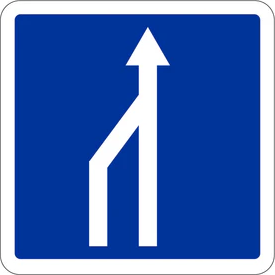
#> input picture orient_carre/panneaux_officiels/C28_None.png, 275 x 275 px
$ python rotate3D.py
#> lines starting #> are read from the running program, lines starting #| are printed output that depends on the picture
from PIL import Image
import numpy as np
import matplotlib.pyplot as plt
import math

def transform_image(
        img:Image.Image,
        new_size:tuple[int, int],
        pts_ref_out:list[tuple[float, float]],
        pts_ref_in:list[tuple[float, float]]
        ) -> Image.Image:

    pts_ref_in  = np.array(pts_ref_in )
    pts_ref_out = np.array(pts_ref_out)
    n = len(pts_ref_in)

    A = np.zeros((2*n, 8))
    A[0::2, 0:2] = pts_ref_out
    A[1::2, 3:5] = pts_ref_out
    A[0::2, 6:8] = - pts_ref_out * pts_ref_in[:, 0:1]
    A[1::2, 6:8] = - pts_ref_out * pts_ref_in[:, 1:2]
    A[0::2, 2] = 1
    A[1::2, 5] = 1

    B = np.zeros((2*n, 1))
    B[0::2, 0] = pts_ref_in[:, 0]
    B[1::2, 0] = pts_ref_in[:, 1]

    params = np.linalg.lstsq(A, B, rcond=None)[0][:, 0]
    return img.transform(new_size, Image.PERSPECTIVE, params, Image.BICUBIC)

def rot_3D(img:Image.Image, angle:float):
    w, h = img.size
    # build pts
    pts = np.array([[0.0, 0, 0], [w, 0, 0], [w, h, 0], [0, h, 0], [0.0, 0, 0]])
    ptsInit = pts[:, :2]

    # translate
    pts[:, 0] -= w/2
    pts[:, 1] -= h/2

    # rotate
    pts[:, 2] = pts[:, 0] * math.sin(angle)
    pts[:, 0] *= math.cos(angle)

    # proj
    pts[:, 0] *= (1 + pts[:, 2] / (w+h))
    pts[:, 1] *= (1 + pts[:, 2] / (w+h))

    # untranslate
    pts[:, 0] += w
    pts[:, 1] += h

    img2 = transform_image(img, (2*w, 2*h), pts[:, :2], ptsInit)

    plt.imshow(img2)
    plt.waitforbuttonpress(0.1)

    return
    plt.axis("equal")
    plt.plot(pts[:, 0], pts[:, 1])
    plt.waitforbuttonpress(0.1)
    print(pts)

if __name__ == "__main__":
    img = Image.open("panneaux_officiels/C28_None.png").convert("RGB").resize((1000, 1000))
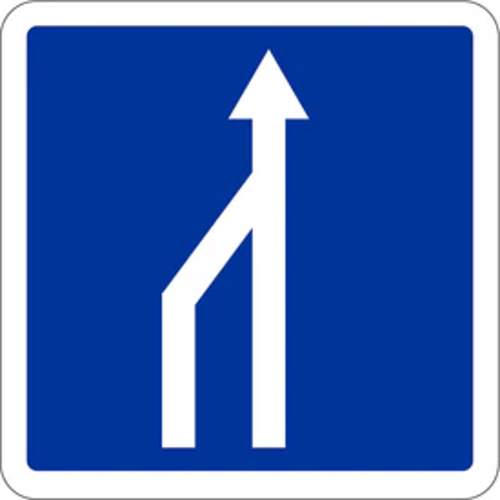
#> img: PIL image 1000x1000 RGB (shown at 1/2 size); mean R, G, B 73.7, 109.8, 181
    for i in range(10):
        rot_3D(img, i / 10)
#> this loop made 10 passes
#> pass 1, in rot_3D, `img2 = transform_image(img, (2*w, 2*h), pts[:, :2], ptsInit)`:
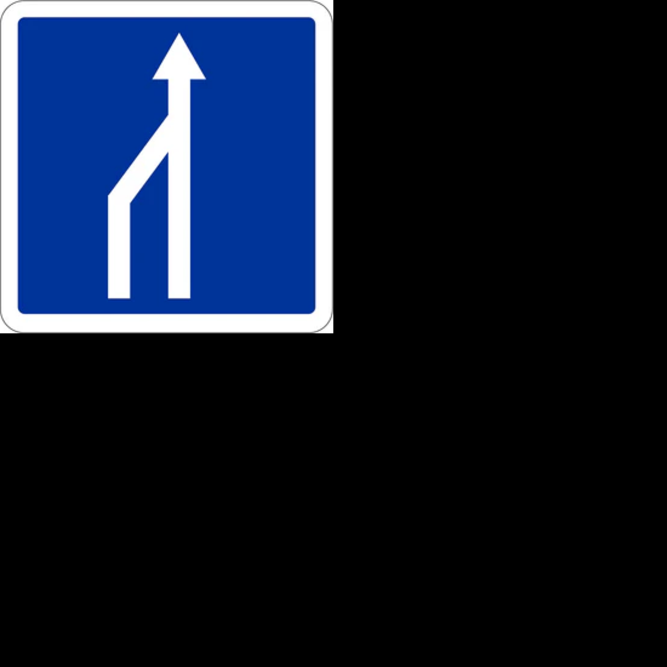
#> img2: PIL image 2000x2000 RGB (shown at 1/3 size); mean R, G, B 18.4, 27.4, 45.2
#> pass 2, in rot_3D (call 2), `plt.waitforbuttonpress(0.1)`:
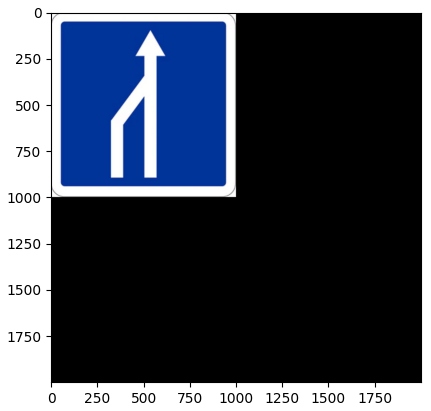
#> figure drawn by matplotlib, 1 panel
    plt.show()
    exit()
#> (the program exits here)

$ run again, with orient_carre/panneaux_officiels/C20a.png copied over orient_carre/panneaux_officiels/C28_None.png
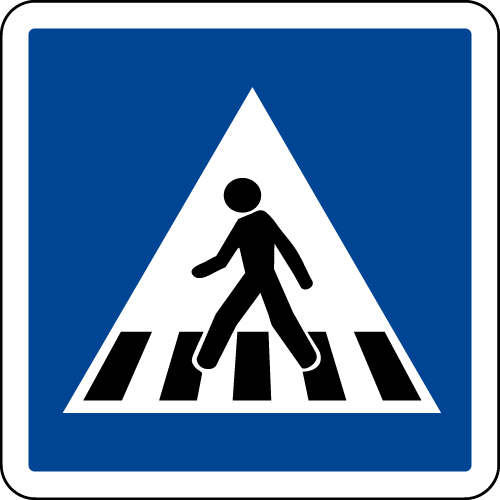
#> input picture orient_carre/panneaux_officiels/C20a.png, 500 x 500 px
#> the loop `for i in range(10):` made 10 passes
#> pass 1, in rot_3D, `img2 = transform_image(img, (2*w, 2*h), pts[:, :2], ptsInit)`:
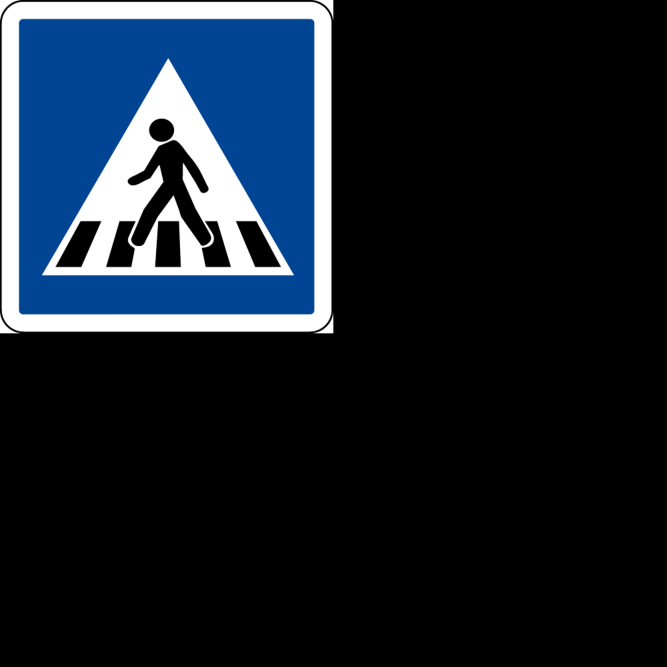
#> img2: PIL image 2000x2000 RGB (shown at 1/3 size); mean R, G, B 23, 32.1, 42.9
#> pass 2, in rot_3D (call 2), `plt.waitforbuttonpress(0.1)`:
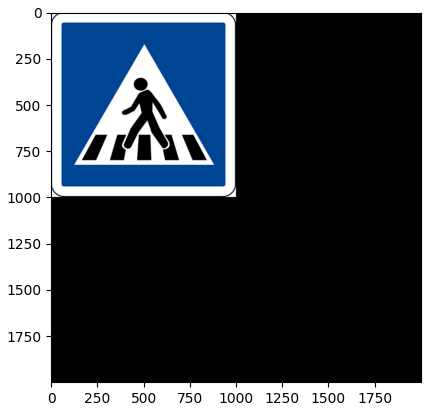
#> figure drawn by matplotlib, 1 panel
